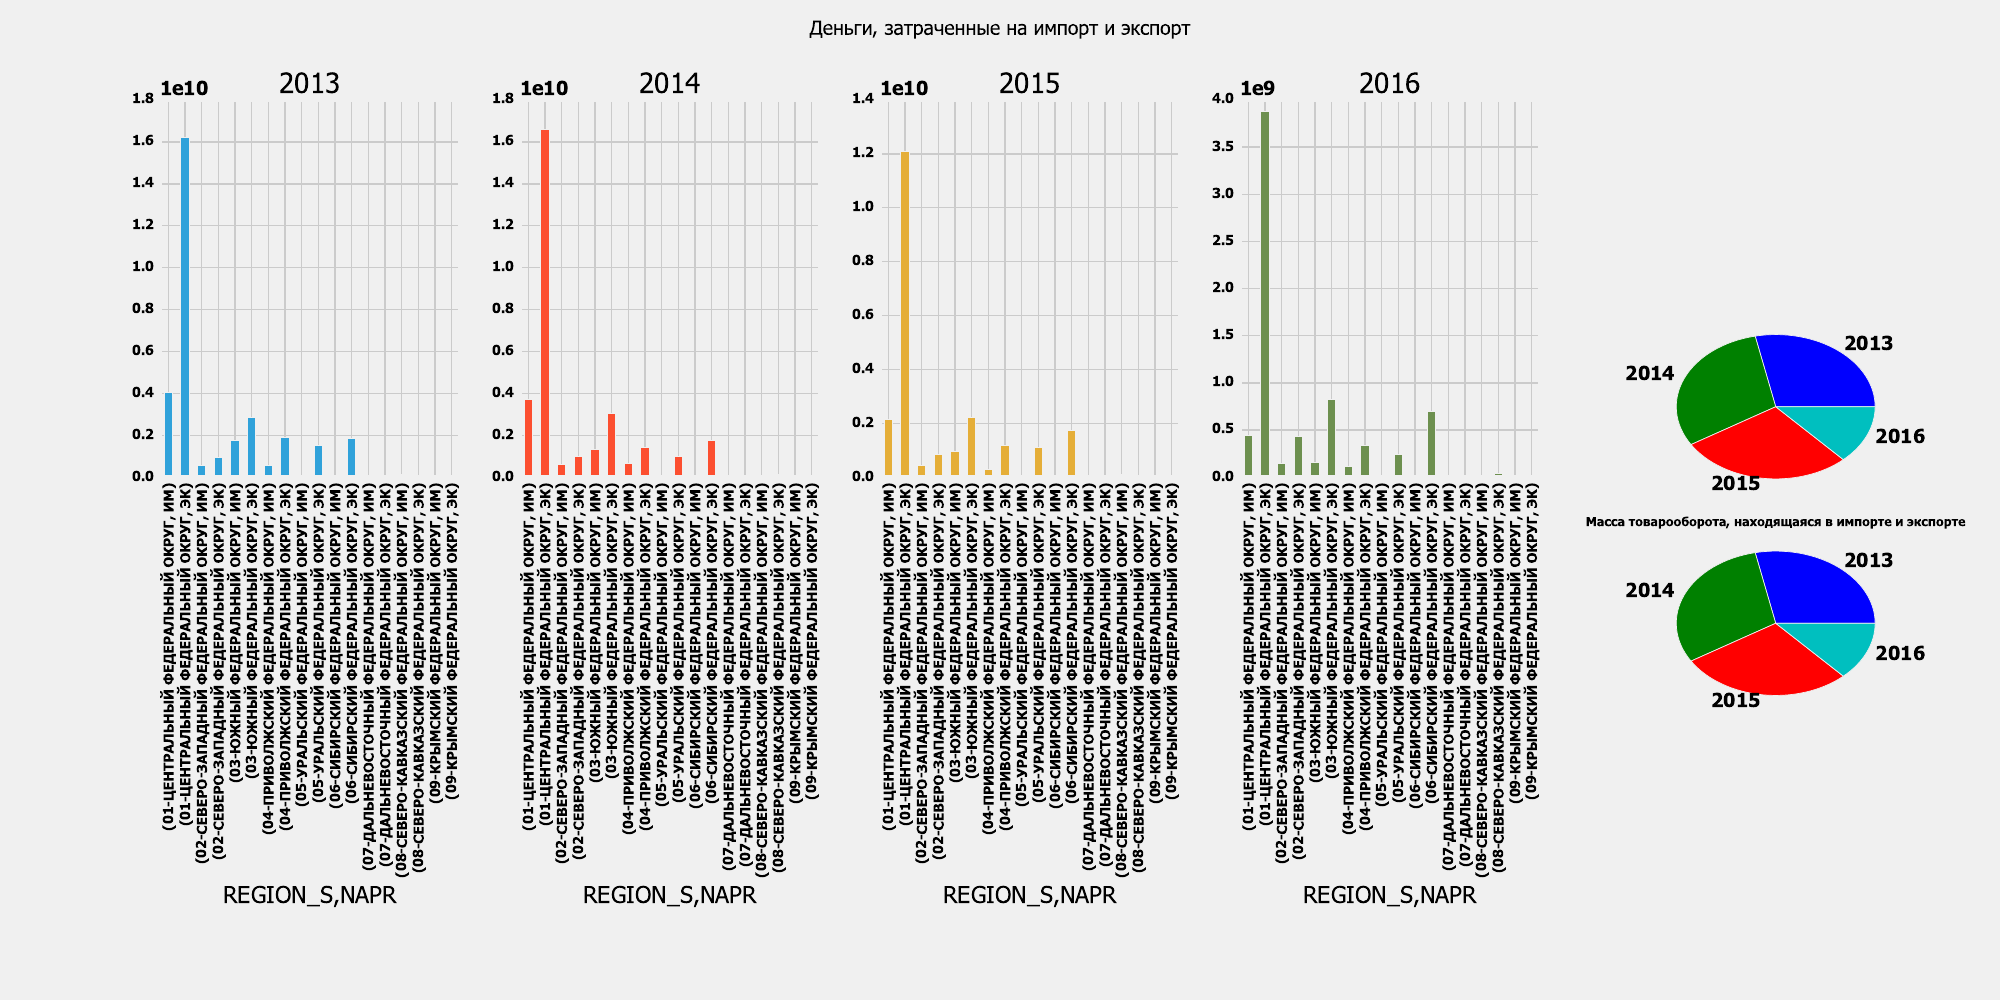

Write the Python code that produced this figure.
import pandas as pd
import numpy as np
import matplotlib.pylab as pb
import matplotlib.pyplot as plt
from matplotlib import rc
#Устанавливаем параметры отображения шрифта
font = {'family': 'Tahoma', 'weight': 'bold', 'size': 10}
rc('font', **font)
#Устанавливаем стиль отображения графиков
plt.style.use('fivethirtyeight')
#Считываем файл
data_csv = pd.read_csv('https://raw.githubusercontent.com/infoculture/opencustoms/master/data/countries/turkey.csv', delimiter=',')
#Очищаем данные
data_next = data_csv.drop(data_csv.columns[[2,4,7]], axis=1)
data_next.columns = ['NAPR', 'PERIOD', 'TNVED', 'STOIM', 'NETTO', 'REGION', 'REGION_S']
data = data_next[ data_next.STOIM > 2000 ]

#1график
data_graph1 = data[data.columns[[0, 1, 6, 3, 4]]]
final_data = data_graph1.groupby('PERIOD').size()
final_data = data_graph1.pivot_table(index=['REGION_S','NAPR'], columns = ['PERIOD'] , values='STOIM', aggfunc=sum, fill_value=0)
final_data.plot(subplots = True, layout=(2, 5), figsize=(20, 10), fontsize = 10, kind = 'bar',  stacked = True, legend = False )

#2график
year = ['2013', '2014', '2015', '2016']
pb.subplot(4, 6, 12)
data_graph2 = data_csv[data_csv.columns[[1, 3]]]
P_S_pie = data_graph2.groupby('PERIOD').size()
pd.set_option('precision',3)
plt.pie(P_S_pie, labels=year)

#3 график
pb.subplot(4, 6, 18)
data_graph3 = data_csv[data_csv.columns[[1, 4]]]
P_N_pie = data_graph3.groupby('PERIOD').size()
pd.set_option('precision',3)
plt.pie(P_N_pie, labels=year)
plt.title('Масса товарооборота, находящаяся в импорте и экспорте', fontsize = 9, weight = 'bold')
plt.suptitle('Деньги, затраченные на импорт и экспорт')

#Сохраняем график в файл
plt.savefig('task54.pdf')

#Показываем график
plt.show()
